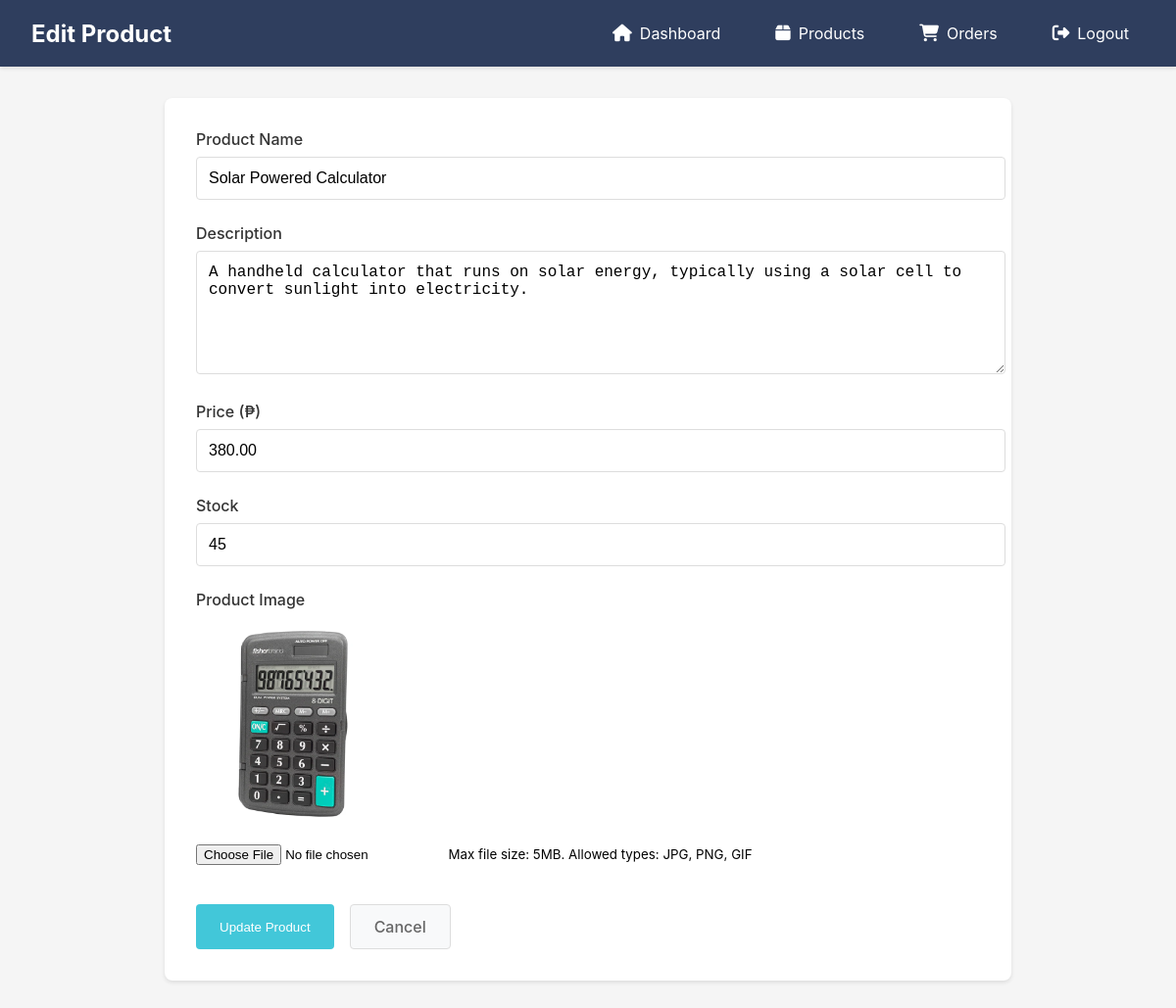
The app's page /EcoT/admin/edit_product.php?id=5 (signed in) with its own data.
### tables this page shows
CREATE TABLE `products` (
  `id` int(11) NOT NULL,
  `name` varchar(255) NOT NULL,
  `description` text DEFAULT NULL,
  `price` decimal(10,2) NOT NULL,
  `stock` int(11) NOT NULL DEFAULT 0,
  `image` varchar(255) DEFAULT NULL,
  `rating` int(11) DEFAULT 0,
  `created_at` timestamp NOT NULL DEFAULT current_timestamp()
);

### EcoT/admin/edit_product.php (the view, shortened to what this page needs)
<?php
require_once '../config/db.php';
$product_id = $_GET['id'];
try {
    $stmt = $conn->prepare("SELECT * FROM products WHERE id = :id");
    $stmt->bindParam(':id', $product_id);
    $stmt->execute();
    $product = $stmt->fetch(PDO::FETCH_ASSOC);
} catch (PDOException $e) {
    $_SESSION['error'] = "Error fetching product: " . $e->getMessage();
    header("Location: Manage_Products.php");
    exit();
}
?>
<!DOCTYPE html>
<html lang="en">
<head>
    <link rel="stylesheet" href="../CSS/admin.css">
    <link rel="stylesheet" href="https://cdnjs.cloudflare.com/ajax/libs/font-awesome/6.5.0/css/all.min.css">
</head>
<body>
<div class="admin-header">
    <div class="admin-title">
        <h1>Edit Product</h1>
    </div>
    <div class="admin-nav">
        <a href="dashboard.php"><i class="fas fa-home"></i> Dashboard</a>
        <a href="Manage_Products.php"><i class="fas fa-box"></i> Products</a>
        <a href="Orders.php"><i class="fas fa-shopping-cart"></i> Orders</a>
        <a href="../process/logout.php"><i class="fas fa-sign-out-alt"></i> Logout</a>
    </div>
</div>
<div class="form-container">
    <form action="" method="POST" enctype="multipart/form-data">
        <div class="form-group">
            <label for="name">Product Name</label>
            <input type="text" id="name" name="name" value="<?php echo htmlspecialchars($product['name']); ?>" required>
        </div>
        <div class="form-group">
            <label for="description">Description</label>
            <textarea id="description" name="description" required><?php echo htmlspecialchars($product['description']); ?></textarea>
        </div>
        <div class="form-group">
            <label for="price">Price (₱)</label>
            <input type="number" id="price" name="price" step="0.01" min="0" value="<?php echo htmlspecialchars($product['price']); ?>" required>
        </div>
        <div class="form-group">
            <label for="stock">Stock</label>
            <input type="number" id="stock" name="stock" min="0" value="<?php echo isset($product['stock']) ? htmlspecialchars($product['stock']) : '0'; ?>" required>
        </div>
        <div class="form-group">
            <label for="image">Product Image</label>
            <?php if ($product['image']): ?>
                <div class="current-image">
                    <img src="../uploads/<?php echo $product['image']; ?>" alt="Current product image" style="max-width: 200px; margin: 10px 0;">
                </div>
            <?php endif; ?>
            <input type="file" id="image" name="image" accept="image/*">
            <small>Max file size: 5MB. Allowed types: JPG, PNG, GIF</small>
        </div>
        <div class="form-actions">
            <button type="submit" class="submit-btn">Update Product</button>
            <a href="Manage_Products.php" class="cancel-btn">Cancel</a>
        </div>
    </form>
</div>
</body>
</html>

### EcoT/CSS/admin.css (style rules this page uses)
body { font-family: 'Inter', sans-serif; background-color: #f5f5f5; margin: 0; padding: 0; }
.admin-header { background-color: #2f3e5e; color: white; padding: 1rem 2rem; display: flex; justify-content: space-between; align-items: center; box-shadow: 0 2px 4px rgba(0,0,0,0.1); }
.admin-title h1 { margin: 0; font-size: 1.5rem; }
.admin-nav { display: flex; gap: 1.5rem; }
.admin-nav a { color: white; text-decoration: none; display: flex; align-items: center; gap: 0.5rem; padding: 0.5rem 1rem; border-radius: 4px; transition: background-color 0.3s; }
.admin-nav i { font-size: 1.1rem; }
.form-container { max-width: 800px; margin: 2rem auto; padding: 2rem; background: white; border-radius: 8px; box-shadow: 0 2px 4px rgba(0,0,0,0.1); }
.form-group { margin-bottom: 1.5rem; }
.form-group label { display: block; margin-bottom: 0.5rem; color: #333; font-weight: 500; }
.form-group input[type="text"], .form-group input[type="number"], .form-group textarea { width: 100%; padding: 0.75rem; border: 1px solid #ddd; border-radius: 4px; font-size: 1rem; }
.form-group input[type="file"] { padding: 0.5rem 0; }
.form-group textarea { min-height: 100px; resize: vertical; }
.form-actions { display: flex; gap: 1rem; margin-top: 2rem; }
.submit-btn, .cancel-btn { padding: 0.75rem 1.5rem; border-radius: 4px; font-weight: 500; cursor: pointer; transition: background-color 0.3s; }
.submit-btn { background-color: #42c7d9; color: white; border: none; }
.cancel-btn { background-color: #f8f9fa; color: #666; text-decoration: none; border: 1px solid #ddd; }

### records on screen
products: name "Solar Powered Calculator", description "A handheld calculator that runs on solar energy, typically using a solar cell to convert sunlight into electricity.", price "380.00", stock "45", image (picture)
